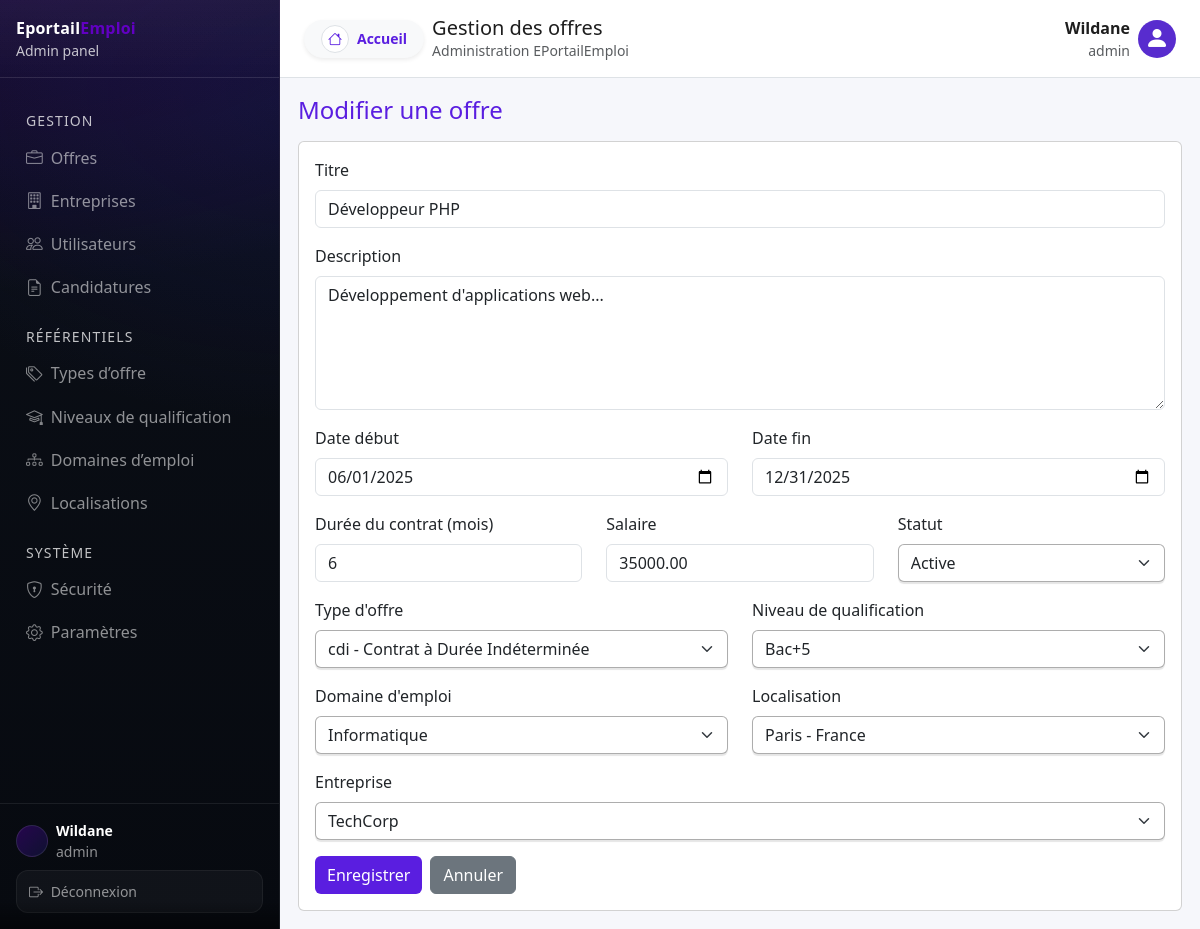
Before: /admin/offres/edit?id=1 (signed in) with the older database file.
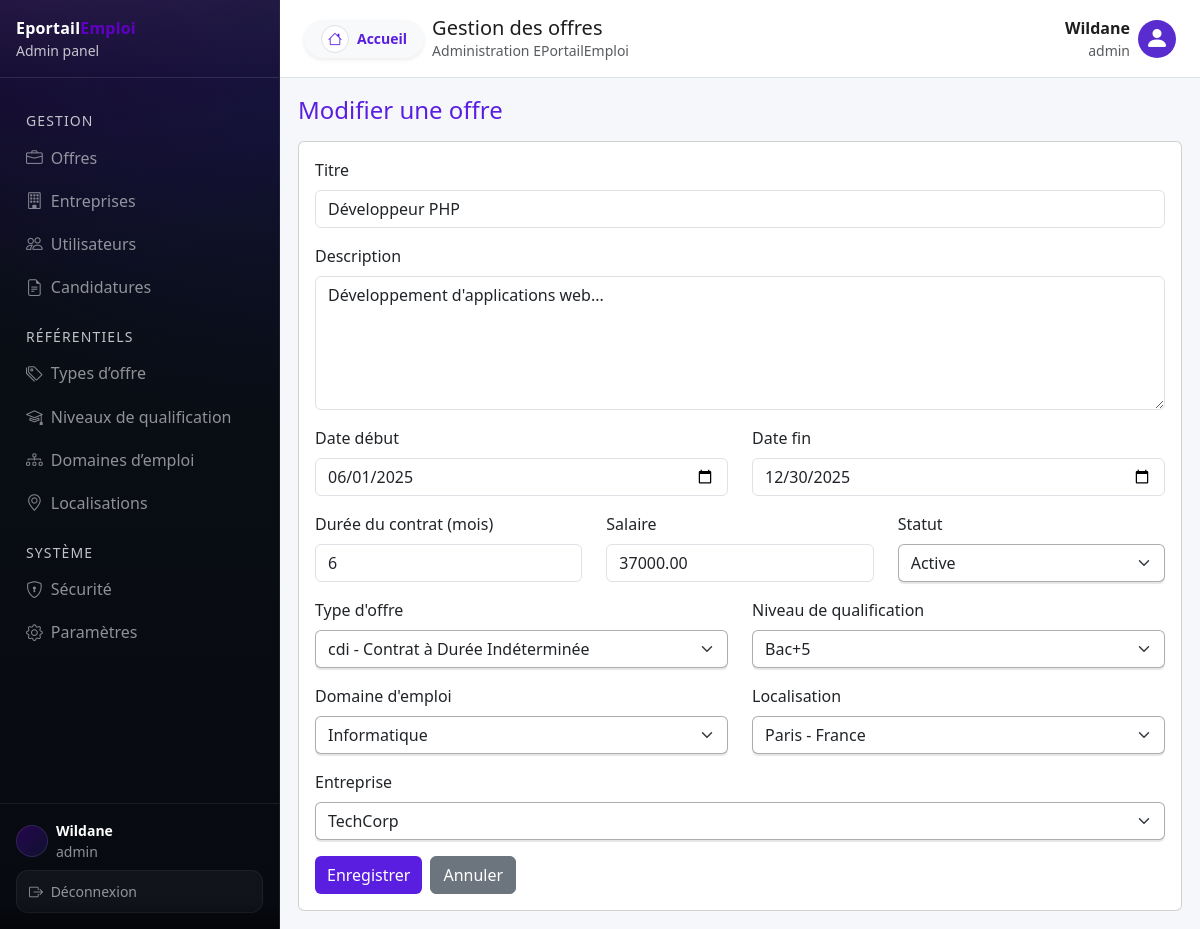
After: the same page with the newer database file.
### tables this page shows
CREATE TABLE IF NOT EXISTS `offres` (
  `id` int NOT NULL AUTO_INCREMENT,
  `auteur_id` int NOT NULL,
  `date_creation` datetime NOT NULL,
  `modifie_par` int DEFAULT NULL,
  `date_modification` datetime DEFAULT NULL,
  `entreprise_id` int NOT NULL,
  `type_offre_id` int NOT NULL,
  `niveau_qualification_id` int NOT NULL,
  `domaine_emploi_id` int NOT NULL,
  `localisation_id` int NOT NULL,
  `titre` varchar(150) NOT NULL,
  `description` text,
  `date_debut` date DEFAULT NULL,
  `date_fin` date DEFAULT NULL,
  `duree_contrat` int DEFAULT NULL,
  `salaire` decimal(10,2) DEFAULT NULL,
  `statut` enum('active','inactive','archive') DEFAULT 'active',
  PRIMARY KEY (`id`),
  KEY `type_offre_id` (`type_offre_id`),
  KEY `niveau_qualification_id` (`niveau_qualification_id`),
  KEY `domaine_emploi_id` (`domaine_emploi_id`),
  KEY `localisation_id` (`localisation_id`),
  KEY `user_id` (`auteur_id`) USING BTREE,
  KEY `offres_ibfk_2` (`entreprise_id`),
  KEY `fk_offres_modifie_par` (`modifie_par`)
);

### app/Modules/Offres/OffresController.php (called while the page is built, shortened)
<?php
class OffresController
{
    private function makeService(): OffresService
    {
        $pdo       = Database::getConnection();
        $repo      = new OffresRepository($pdo);
        $validator = new OffresValidator();
        return new OffresService($repo, $validator);
    }
    private function makeRepository(): OffresRepository
    {
        $pdo = Database::getConnection();
        return new OffresRepository($pdo);
    }
    private function renderDashboard(string $view, array $params = []): void
    {
        extract($params);
        require __DIR__ . "/../../../views/offres/{$view}.php";
        require __DIR__ . "/../../../views/layouts/dashboard.php";
    }
    public function editForm(): void
    {
        $isAdmin = Auth::role() === 'admin';
        $id = isset($_GET['id']) ? (int)$_GET['id'] : 0;
        $repo  = $this->makeRepository();
        $offre = $repo->find($id);
        $service = $this->makeService();
        $refs    = $service->getReferenceData($isAdmin)['data'] ?? [];
        $csrf    = Security::generateCsrfToken('offres_update');
        $this->renderDashboard("edit", [
            "rubrique" => "Gestion des offres",
            "title" => "Modifier une offre",
            "refs"  => $refs,
            "offre" => $offre,
            "csrf"  => $csrf,
            "isAdmin" => $isAdmin
        ]);
    }
}

### app/Core/Router.php (called while the page is built, shortened)
<?php
class Router
{
    private array $routes = [];
    public function get(string $path, string $action): void
    {
        $this->routes['GET'][$path] = $action;
    }
    public function post(string $path, string $action): void
    {
        $this->routes['POST'][$path] = $action;
    }
    public function run(): void
    {
        $method = $_SERVER['REQUEST_METHOD'] ?? 'GET';
        $uri    = $_SERVER['REQUEST_URI'] ?? '/';
        $path = parse_url($uri, PHP_URL_PATH) ?: '/';
        $action = $this->routes[$method][$path];
        [$class, $methodName] = explode('@', $action);
        $controller = new $class();
        $controller->$methodName();
    }
}

### public/index.php (called while the page is built, shortened)
<?php
$router = new Router();
$router->get('/', 'App\\Modules\\Home\\HomeController@index');
$router->get('/mentions-legales', 'App\\Modules\\Home\\HomeController@mentionsLegales');
$router->get('/contact', 'App\\Modules\\Home\\HomeController@contact');
$router->get('/centre-aide', 'App\\Modules\\Home\\HomeController@centreAide');
$router->get('/a-propos', 'App\\Modules\\Home\\HomeController@aPropos');
$router->get('/maintenance', 'App\\Modules\\Home\\HomeController@maintenance');
$router->get('/500', 'App\\Modules\\Home\\HomeController@error500');
$router->get('/login', 'App\\Modules\\Auth\\AuthController@showLogin');
$router->post('/login', 'App\\Modules\\Auth\\AuthController@login');
$router->get('/logout', 'App\\Modules\\Auth\\AuthController@logout');
$router->get('/register/candidat', 'App\\Modules\\Auth\\AuthController@showRegisterCandidat');
$router->post('/register/candidat', 'App\\Modules\\Auth\\AuthController@registerCandidat');
$router->get('/register/entreprise', 'App\\Modules\\Auth\\AuthController@showRegisterEntreprise');
$router->post('/register/entreprise', 'App\\Modules\\Auth\\AuthController@registerEntreprise');
$router->get('/password/forgot',       'App\\Modules\\Auth\\AuthController@showForgotPassword' );
$router->post('/password/forgot',       'App\\Modules\\Auth\\AuthController@ForgotPassword' );
$router->get('/password/reset',        'App\\Modules\\Auth\\AuthController@showResetPassword'  );
$router->post('/password/reset',       'App\\Modules\\Auth\\AuthController@resetPassword'      );
$router->get('/entreprises', 'App\\Modules\\Entreprise\\EntrepriseController@index');
$router->get('/entreprises/show', 'App\\Modules\\Entreprise\\EntrepriseController@show');
$router->get('/admin/entreprises', 'App\\Modules\\Entreprise\\EntrepriseController@adminIndex');
$router->get('/admin/entreprises/create', 'App\\Modules\\Entreprise\\EntrepriseController@createForm');
$router->post('/admin/entreprises/create', 'App\\Modules\\Entreprise\\EntrepriseController@create');
$router->get('/admin/entreprise/create', 'App\\Modules\\Entreprise\\EntrepriseController@createForm');
$router->post('/admin/entreprise/create', 'App\\Modules\\Entreprise\\EntrepriseController@create');
$router->get('/admin/entreprises/edit', 'App\\Modules\\Entreprise\\EntrepriseController@editForm');
$router->post('/admin/entreprises/edit', 'App\\Modules\\Entreprise\\EntrepriseController@update');
$router->post('/admin/entreprises/delete', 'App\\Modules\\Entreprise\\EntrepriseController@delete');
$router->get('/dashboard/entreprise/edit', 'App\\Modules\\Entreprise\\EntrepriseController@editForm');
$router->get('/admin/users', 'App\\Modules\\Auth\\UserController@adminIndex');
$router->get('/admin/users/create', 'App\\Modules\\Auth\\UserController@createForm');
$router->post('/admin/users/create', 'App\\Modules\\Auth\\UserController@create');
$router->get('/admin/users/edit', 'App\\Modules\\Auth\\UserController@editForm');
$router->post('/admin/users/edit', 'App\\Modules\\Auth\\UserController@update');
$router->post('/admin/users/delete', 'App\\Modules\\Auth\\UserController@delete');
$router->get('/dashboard/equipe', 'App\\Modules\\Auth\\UserController@gestionnaireIndex');
$router->get('/dashboard/equipe/create', 'App\\Modules\\Auth\\UserController@createForm');
$router->post('/dashboard/equipe/create', 'App\\Modules\\Auth\\UserController@create');
$router->get('/dashboard/equipe/edit', 'App\\Modules\\Auth\\UserController@editForm');
$router->post('/dashboard/equipe/edit', 'App\\Modules\\Auth\\UserController@update');
$router->post('/dashboard/equipe/delete', 'App\\Modules\\Auth\\UserController@delete');
$router->get('/dashboard/profil', 'App\\Modules\\Auth\\UserController@recruteurProfile');
$router->post('/dashboard/profil', 'App\\Modules\\Auth\\UserController@updateProfile');
$router->get('/offres', 'App\\Modules\\Offres\\OffresController@index');
$router->get('/offres/show', 'App\\Modules\\Offres\\OffresController@show');
$router->get('/offres/partial', 'App\\Modules\\Offres\\OffresController@publicPartial');
$router->get('/admin/offres', 'App\\Modules\\Offres\\OffresController@adminIndex');
$router->get('/admin/offres/create', 'App\\Modules\\Offres\\OffresController@createForm');
$router->post('/admin/offres/create', 'App\\Modules\\Offres\\OffresController@create');
$router->get('/admin/offres/edit', 'App\\Modules\\Offres\\OffresController@editForm');
$router->post('/admin/offres/edit', 'App\\Modules\\Offres\\OffresController@update');
$router->post('/admin/offres/delete', 'App\\Modules\\Offres\\OffresController@delete');
$router->get('/dashboard/offres', 'App\\Modules\\Offres\\OffresController@manageIndex');
$router->get('/dashboard/offres/create', 'App\\Modules\\Offres\\OffresController@createForm');
$router->post('/dashboard/offres/create', 'App\\Modules\\Offres\\OffresController@create');
$router->get('/dashboard/offres/edit', 'App\\Modules\\Offres\\OffresController@editForm');
$router->post('/dashboard/offres/edit', 'App\\Modules\\Offres\\OffresController@update');
$router->post('/dashboard/offres/delete', 'App\\Modules\\Offres\\OffresController@delete');
$router->get('/admin/offres/partial', 'App\\Modules\\Offres\\OffresController@adminPartial');
$router->get('/dashboard/offres/partial', 'App\\Modules\\Offres\\OffresController@managePartial');
$router->run();

### app/Modules/Offres/OffresRepository.php (called while the page is built, shortened)
<?php
class OffresRepository
{
    public function find(int $id): ?array
    {
        $sql = "SELECT o.*, e.nom AS entreprise_nom, l.ville AS localisation,
                       t.code AS type_offre_code, t.description AS type_offre_description,
                       nq.libelle AS niveau_qualification, d.nom AS domaine_emploi
                FROM offres o
                JOIN entreprises e ON e.id = o.entreprise_id
                LEFT JOIN localisations l ON l.id = o.localisation_id
                LEFT JOIN types_offres t ON t.id = o.type_offre_id
                LEFT JOIN niveaux_qualification nq ON nq.id = o.niveau_qualification_id
                LEFT JOIN domaines_emploi d ON d.id = o.domaine_emploi_id
                WHERE o.id = :id
                LIMIT 1";
        $stmt = $this->pdo->prepare($sql);
        $stmt->execute(['id' => $id]);
        return $stmt->fetch(PDO::FETCH_ASSOC) ?: null;
    }
}

### views/offres/_form.php (the view, shortened to what the changed rows need)
<?php
$input   = is_array($input ?? null) ? $input : [];
$offre   = is_array($offre ?? null) ? $offre : [];
$errors  = is_array($errors ?? null) ? $errors : [];
$isAdmin = (bool)($isAdmin ?? false);
$e = static fn($value): string => htmlspecialchars((string)$value, ENT_QUOTES, 'UTF-8');
$value = static function (string $key, $default = '') use ($input, $offre) {
    if (array_key_exists($key, $input)) return $input[$key];
    if (array_key_exists($key, $offre)) return $offre[$key];
    return $default;
};
$fieldError = static function (string $key) use ($errors): ?string {
    return !empty($errors[$key]) ? (string)$errors[$key] : null;
};
$statusOptions = [
    'active'   => "Active",
    'inactive' => "Inactive",
];
if ($isAdmin) {
    $statusOptions['archive'] = "Archivée";
}
$currentStatut = (string)$value('statut', 'active');
?>
<div class="card">
    <div class="card-body">
        <div class="mb-3">
            <label class="form-label" for="titre">Titre</label>
            <input
                type="text"
                class="form-control <?= $fieldError('titre') ? 'is-invalid' : '' ?>"
                id="titre"
                name="titre"
                value="<?= $e($value('titre')) ?>"
                maxlength="150"
                required
            >
        </div>
        <div class="mb-3">
            <label class="form-label" for="description">Description</label>
            <textarea
                class="form-control <?= $fieldError('description') ? 'is-invalid' : '' ?>"
                id="description"
                name="description"
                rows="5"
            ><?= $e($value('description')) ?></textarea>
        </div>
        <div class="row">
            <div class="col-md-6 mb-3">
                <label class="form-label" for="date_debut">Date début</label>
                <input
                    type="date"
                    class="form-control <?= $fieldError('date_debut') ? 'is-invalid' : '' ?>"
                    id="date_debut"
                    name="date_debut"
                    value="<?= $e($value('date_debut')) ?>"
                >
            </div>
            <div class="col-md-6 mb-3">
                <label class="form-label" for="date_fin">Date fin</label>
                <input
                    type="date"
                    class="form-control <?= $fieldError('date_fin') ? 'is-invalid' : '' ?>"
                    id="date_fin"
                    name="date_fin"
                    value="<?= $e($value('date_fin')) ?>"
                >
            </div>
        </div>
        <div class="row">
            <div class="col-md-4 mb-3">
                <label class="form-label" for="duree_contrat">Durée du contrat (mois)</label>
                <input
                    type="number"
                    class="form-control <?= $fieldError('duree_contrat') ? 'is-invalid' : '' ?>"
                    id="duree_contrat"
                    name="duree_contrat"
                    min="1"
                    value="<?= $e($value('duree_contrat')) ?>"
                >
            </div>
            <div class="col-md-4 mb-3">
                <label class="form-label" for="salaire">Salaire</label>
                <input
                    type="number"
                    step="0.01"
                    class="form-control <?= $fieldError('salaire') ? 'is-invalid' : '' ?>"
                    id="salaire"
                    name="salaire"
                    value="<?= $e($value('salaire')) ?>"
                >
            </div>
            <div class="col-md-4 mb-3">
                <label class="form-label" for="statut">Statut</label>
                <select
                    class="form-select <?= $fieldError('statut') ? 'is-invalid' : '' ?>"
                    id="statut"
                    name="statut"
                >
                    <?php foreach ($statusOptions as $key => $label): ?>
                        <option value="<?= $e($key) ?>" <?= ($currentStatut === $key) ? 'selected' : '' ?>>
                            <?= $e($label) ?>
                        </option>
                    <?php endforeach; ?>
                </select>
            </div>
        </div>
    </div>
</div>

Changed rows visible on the page:
changed offres "Développeur PHP": date_fin "12/31/2025" → "12/30/2025"; salaire "35000.00" → "37000.00"
